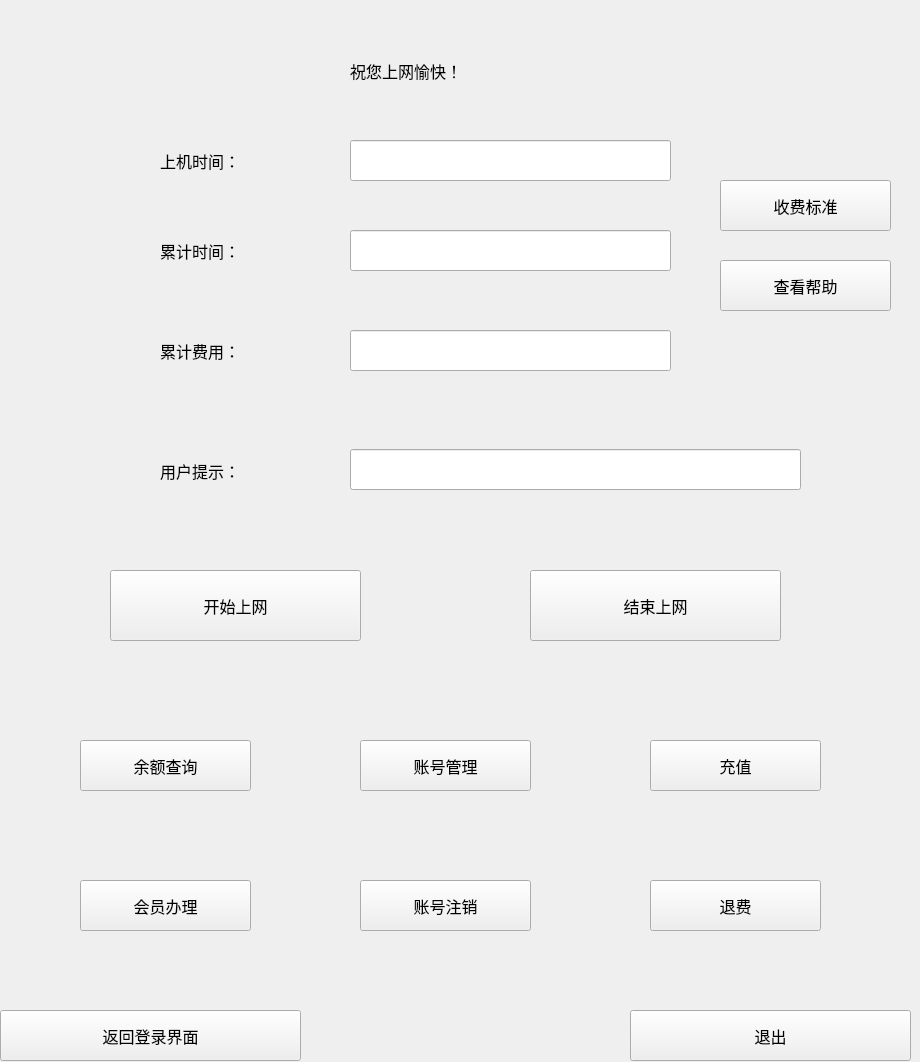
<?xml version="1.0" encoding="UTF-8"?>
<ui version="4.0">
 <class>UserDialog</class>
 <widget class="QDialog" name="UserDialog">
  <property name="geometry">
   <rect>
    <x>0</x>
    <y>0</y>
    <width>920</width>
    <height>1062</height>
   </rect>
  </property>
  <property name="windowTitle">
   <string>用户界面</string>
  </property>
  <widget class="QLabel" name="label">
   <property name="geometry">
    <rect>
     <x>350</x>
     <y>50</y>
     <width>361</width>
     <height>41</height>
    </rect>
   </property>
   <property name="font">
    <font>
     <pointsize>12</pointsize>
    </font>
   </property>
   <property name="text">
    <string>祝您上网愉快！</string>
   </property>
  </widget>
  <widget class="QLabel" name="label_2">
   <property name="geometry">
    <rect>
     <x>160</x>
     <y>140</y>
     <width>201</width>
     <height>41</height>
    </rect>
   </property>
   <property name="font">
    <font>
     <pointsize>12</pointsize>
    </font>
   </property>
   <property name="text">
    <string>上机时间：</string>
   </property>
  </widget>
  <widget class="QLabel" name="label_3">
   <property name="geometry">
    <rect>
     <x>160</x>
     <y>230</y>
     <width>171</width>
     <height>41</height>
    </rect>
   </property>
   <property name="font">
    <font>
     <pointsize>12</pointsize>
    </font>
   </property>
   <property name="text">
    <string>累计时间：</string>
   </property>
  </widget>
  <widget class="QLabel" name="label_4">
   <property name="geometry">
    <rect>
     <x>160</x>
     <y>330</y>
     <width>171</width>
     <height>41</height>
    </rect>
   </property>
   <property name="font">
    <font>
     <pointsize>12</pointsize>
    </font>
   </property>
   <property name="text">
    <string>累计费用：</string>
   </property>
  </widget>
  <widget class="QLineEdit" name="lineEdit">
   <property name="geometry">
    <rect>
     <x>350</x>
     <y>140</y>
     <width>321</width>
     <height>41</height>
    </rect>
   </property>
   <property name="font">
    <font>
     <pointsize>12</pointsize>
    </font>
   </property>
   <property name="focusPolicy">
    <enum>Qt::NoFocus</enum>
   </property>
   <property name="dragEnabled">
    <bool>false</bool>
   </property>
   <property name="readOnly">
    <bool>true</bool>
   </property>
  </widget>
  <widget class="QLineEdit" name="lineEdit_2">
   <property name="geometry">
    <rect>
     <x>350</x>
     <y>230</y>
     <width>321</width>
     <height>41</height>
    </rect>
   </property>
   <property name="font">
    <font>
     <pointsize>12</pointsize>
    </font>
   </property>
   <property name="focusPolicy">
    <enum>Qt::NoFocus</enum>
   </property>
   <property name="dragEnabled">
    <bool>false</bool>
   </property>
   <property name="readOnly">
    <bool>true</bool>
   </property>
  </widget>
  <widget class="QLineEdit" name="lineEdit_3">
   <property name="geometry">
    <rect>
     <x>350</x>
     <y>330</y>
     <width>321</width>
     <height>41</height>
    </rect>
   </property>
   <property name="font">
    <font>
     <pointsize>12</pointsize>
    </font>
   </property>
   <property name="focusPolicy">
    <enum>Qt::NoFocus</enum>
   </property>
   <property name="dragEnabled">
    <bool>false</bool>
   </property>
   <property name="readOnly">
    <bool>true</bool>
   </property>
  </widget>
  <widget class="QLineEdit" name="lineEdit_4">
   <property name="geometry">
    <rect>
     <x>350</x>
     <y>449</y>
     <width>451</width>
     <height>41</height>
    </rect>
   </property>
   <property name="font">
    <font>
     <pointsize>12</pointsize>
    </font>
   </property>
   <property name="focusPolicy">
    <enum>Qt::NoFocus</enum>
   </property>
   <property name="text">
    <string/>
   </property>
   <property name="dragEnabled">
    <bool>false</bool>
   </property>
   <property name="readOnly">
    <bool>true</bool>
   </property>
  </widget>
  <widget class="QLabel" name="label_5">
   <property name="geometry">
    <rect>
     <x>160</x>
     <y>450</y>
     <width>181</width>
     <height>41</height>
    </rect>
   </property>
   <property name="font">
    <font>
     <pointsize>12</pointsize>
    </font>
   </property>
   <property name="text">
    <string>用户提示：</string>
   </property>
  </widget>
  <widget class="QPushButton" name="pushButton">
   <property name="geometry">
    <rect>
     <x>720</x>
     <y>180</y>
     <width>171</width>
     <height>51</height>
    </rect>
   </property>
   <property name="font">
    <font>
     <pointsize>12</pointsize>
    </font>
   </property>
   <property name="focusPolicy">
    <enum>Qt::NoFocus</enum>
   </property>
   <property name="text">
    <string>收费标准</string>
   </property>
  </widget>
  <widget class="QPushButton" name="pushButton_2">
   <property name="geometry">
    <rect>
     <x>720</x>
     <y>260</y>
     <width>171</width>
     <height>51</height>
    </rect>
   </property>
   <property name="font">
    <font>
     <pointsize>12</pointsize>
    </font>
   </property>
   <property name="focusPolicy">
    <enum>Qt::NoFocus</enum>
   </property>
   <property name="text">
    <string>查看帮助</string>
   </property>
  </widget>
  <widget class="QPushButton" name="pushButton_3">
   <property name="geometry">
    <rect>
     <x>110</x>
     <y>570</y>
     <width>251</width>
     <height>71</height>
    </rect>
   </property>
   <property name="font">
    <font>
     <pointsize>12</pointsize>
    </font>
   </property>
   <property name="focusPolicy">
    <enum>Qt::NoFocus</enum>
   </property>
   <property name="text">
    <string>开始上网</string>
   </property>
  </widget>
  <widget class="QPushButton" name="pushButton_4">
   <property name="geometry">
    <rect>
     <x>530</x>
     <y>570</y>
     <width>251</width>
     <height>71</height>
    </rect>
   </property>
   <property name="font">
    <font>
     <pointsize>12</pointsize>
    </font>
   </property>
   <property name="focusPolicy">
    <enum>Qt::NoFocus</enum>
   </property>
   <property name="text">
    <string>结束上网</string>
   </property>
  </widget>
  <widget class="QPushButton" name="pushButton_5">
   <property name="geometry">
    <rect>
     <x>80</x>
     <y>740</y>
     <width>171</width>
     <height>51</height>
    </rect>
   </property>
   <property name="font">
    <font>
     <family>Agency FB</family>
     <pointsize>12</pointsize>
    </font>
   </property>
   <property name="focusPolicy">
    <enum>Qt::NoFocus</enum>
   </property>
   <property name="text">
    <string>余额查询</string>
   </property>
  </widget>
  <widget class="QPushButton" name="pushButton_6">
   <property name="geometry">
    <rect>
     <x>80</x>
     <y>880</y>
     <width>171</width>
     <height>51</height>
    </rect>
   </property>
   <property name="font">
    <font>
     <family>Agency FB</family>
     <pointsize>12</pointsize>
    </font>
   </property>
   <property name="focusPolicy">
    <enum>Qt::NoFocus</enum>
   </property>
   <property name="text">
    <string>会员办理</string>
   </property>
  </widget>
  <widget class="QPushButton" name="pushButton_7">
   <property name="geometry">
    <rect>
     <x>650</x>
     <y>740</y>
     <width>171</width>
     <height>51</height>
    </rect>
   </property>
   <property name="font">
    <font>
     <family>Agency FB</family>
     <pointsize>12</pointsize>
    </font>
   </property>
   <property name="focusPolicy">
    <enum>Qt::NoFocus</enum>
   </property>
   <property name="text">
    <string>充值</string>
   </property>
  </widget>
  <widget class="QPushButton" name="pushButton_8">
   <property name="geometry">
    <rect>
     <x>360</x>
     <y>740</y>
     <width>171</width>
     <height>51</height>
    </rect>
   </property>
   <property name="font">
    <font>
     <family>Agency FB</family>
     <pointsize>12</pointsize>
    </font>
   </property>
   <property name="focusPolicy">
    <enum>Qt::NoFocus</enum>
   </property>
   <property name="text">
    <string>账号管理</string>
   </property>
  </widget>
  <widget class="QPushButton" name="pushButton_9">
   <property name="geometry">
    <rect>
     <x>360</x>
     <y>880</y>
     <width>171</width>
     <height>51</height>
    </rect>
   </property>
   <property name="font">
    <font>
     <family>Agency FB</family>
     <pointsize>12</pointsize>
    </font>
   </property>
   <property name="focusPolicy">
    <enum>Qt::NoFocus</enum>
   </property>
   <property name="text">
    <string>账号注销</string>
   </property>
  </widget>
  <widget class="QPushButton" name="pushButton_10">
   <property name="geometry">
    <rect>
     <x>650</x>
     <y>880</y>
     <width>171</width>
     <height>51</height>
    </rect>
   </property>
   <property name="font">
    <font>
     <family>Agency FB</family>
     <pointsize>12</pointsize>
    </font>
   </property>
   <property name="focusPolicy">
    <enum>Qt::NoFocus</enum>
   </property>
   <property name="text">
    <string>退费</string>
   </property>
  </widget>
  <widget class="QPushButton" name="pushButton_11">
   <property name="geometry">
    <rect>
     <x>770</x>
     <y>1130</y>
     <width>80</width>
     <height>20</height>
    </rect>
   </property>
   <property name="text">
    <string>返回登录界面</string>
   </property>
  </widget>
  <widget class="QPushButton" name="pushButton_12">
   <property name="geometry">
    <rect>
     <x>0</x>
     <y>1010</y>
     <width>301</width>
     <height>51</height>
    </rect>
   </property>
   <property name="font">
    <font>
     <family>Agency FB</family>
     <pointsize>12</pointsize>
    </font>
   </property>
   <property name="focusPolicy">
    <enum>Qt::NoFocus</enum>
   </property>
   <property name="text">
    <string>返回登录界面</string>
   </property>
  </widget>
  <widget class="QPushButton" name="pushButton_13">
   <property name="geometry">
    <rect>
     <x>630</x>
     <y>1010</y>
     <width>281</width>
     <height>51</height>
    </rect>
   </property>
   <property name="font">
    <font>
     <family>Agency FB</family>
     <pointsize>12</pointsize>
    </font>
   </property>
   <property name="focusPolicy">
    <enum>Qt::NoFocus</enum>
   </property>
   <property name="text">
    <string>退出</string>
   </property>
  </widget>
 </widget>
 <resources/>
 <connections>
  <connection>
   <sender>pushButton_13</sender>
   <signal>clicked()</signal>
   <receiver>UserDialog</receiver>
   <slot>close()</slot>
   <hints>
    <hint type="sourcelabel">
     <x>770</x>
     <y>1035</y>
    </hint>
    <hint type="destinationlabel">
     <x>459</x>
     <y>530</y>
    </hint>
   </hints>
  </connection>
 </connections>
</ui>
